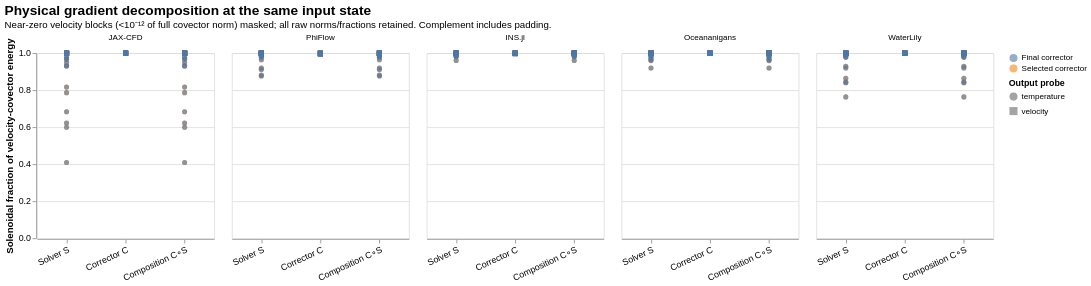

Express this chart as Vega-Lite.
### Vega-Lite specification from a JSON file in a GitHub repository (floating-point values rounded to 4 significant figures; data arrays with more than 128 entries replaced by an {"elided": "..."} marker saying what was removed)
{"config": {"view": {"continuousWidth": 300, "continuousHeight": 300}, "axis": {"labelFontSize": 11, "titleFontSize": 12}, "title": {"fontSize": 17, "subtitleFontSize": 12}}, "data": {"values": {"elided": "720 records"}}, "mark": {"type": "point", "filled": true, "opacity": 0.6, "size": 40}, "encoding": {"color": {"field": "model", "title": null, "type": "nominal"}, "column": {"field": "backend", "sort": ["JAX-CFD", "PhiFlow", "INS.jl", "Oceananigans", "WaterLily"], "title": null, "type": "nominal"}, "shape": {"field": "output_field", "title": "Output probe", "type": "nominal"}, "x": {"axis": {"labelAngle": -25}, "field": "map", "sort": ["Solver S", "Corrector C", "Composition C∘S"], "title": null, "type": "nominal"}, "y": {"field": "plotted_fraction", "scale": {"domain": [0, 1]}, "title": "Solenoidal fraction of velocity-covector energy", "type": "quantitative"}}, "height": 230, "title": {"text": "Physical gradient decomposition at the same input state", "subtitle": "Near-zero velocity blocks (<10⁻¹² of full covector norm) masked; all raw norms/fractions retained. Complement includes padding."}, "width": 220, "$schema": "https://vega.github.io/schema/vega-lite/v6.4.1.json"}
